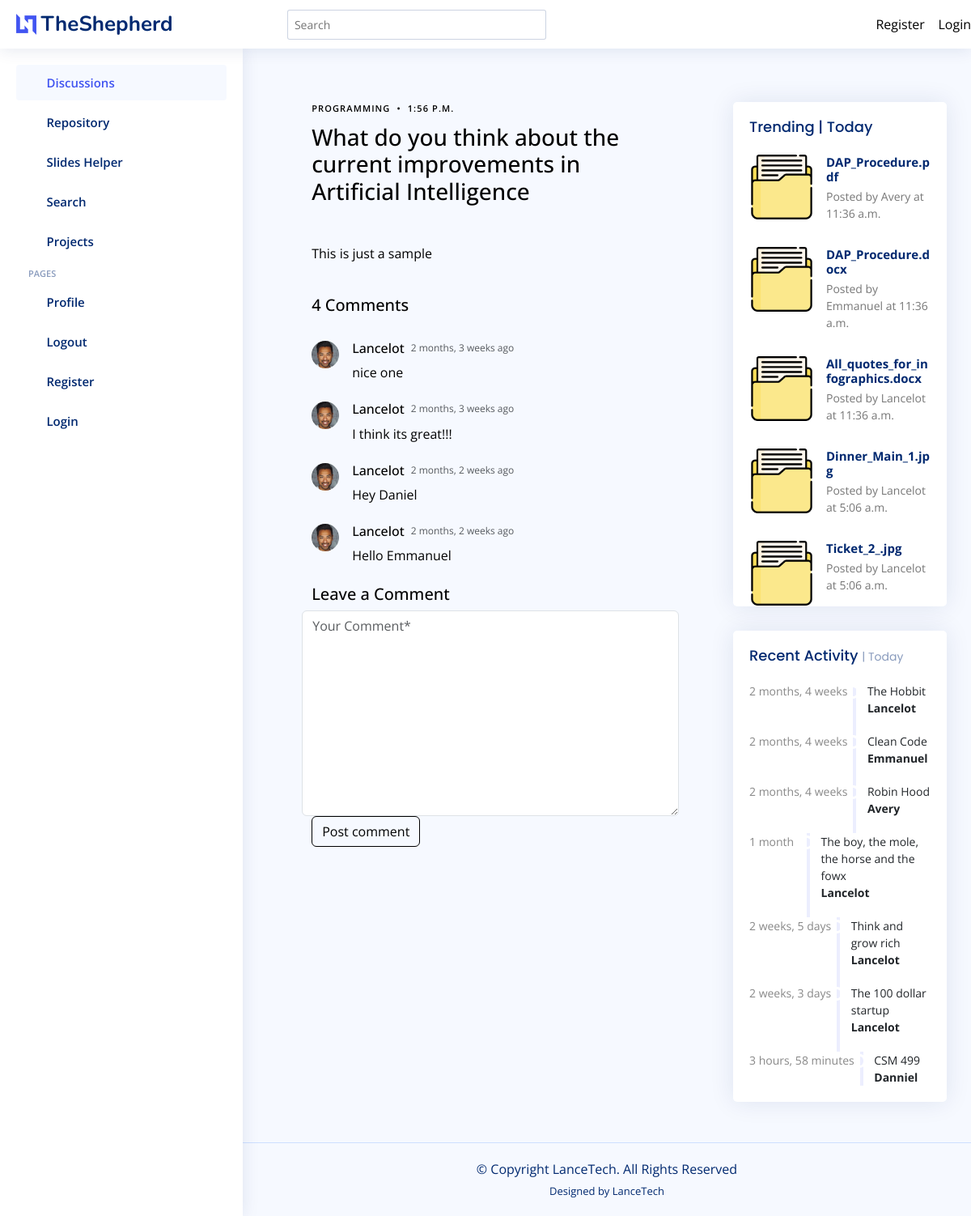
Screenshot of /discussions/9/ with the database file from the repository.
### discussions/models.py (models this page shows, shortened)
class Discussion(models.Model):
    creator = models.ForeignKey(Student, on_delete=models.CASCADE)
    pub_date = models.DateTimeField(blank=False, default=now)
    content = models.CharField(max_length=200)
    description = models.CharField(max_length=1024, blank=True, default='This is just a sample')
    topic = models.CharField(max_length=60,blank=False, default='Programming')
    img = models.ImageField(blank=True, upload_to="images", null=True)
    likes = models.IntegerField(blank=True, default=100)
    dislikes = models.IntegerField(blank=True, default=100)
    num_of_participants = models.IntegerField(blank=True, default=50)

class Comment(models.Model):
    parent = models.ForeignKey('self', on_delete=models.CASCADE, blank=True, null=True)
    discussion = models.ForeignKey(Discussion, on_delete=models.CASCADE)
    author = models.ForeignKey(Student, on_delete=models.CASCADE)
    pub_date = models.DateTimeField("date published")
    comment_text = models.TextField()

class Student(models.Model):
    friend = models.ForeignKey('self', on_delete=models.CASCADE, blank=True, null=True)
    user = models.OneToOneField(User, on_delete=models.CASCADE)
    phone = models.CharField(max_length=10, default='0548932933', blank=True)
    school = models.CharField(max_length=60, default='KNUST', blank=True)
    course = models.CharField(max_length=60, default='Computer Science', blank=True)
    back_img = models.ImageField(blank=True, upload_to="images/profiles", default='images/profiles/testimonial-1_wBDCxRj.jpg')

### repository/models.py (models this page shows)
class File(models.Model):
    owner = models.ForeignKey(Student, on_delete=models.CASCADE, blank=True, null=True)
    file = models.FileField()
    pub_date = models.DateTimeField(blank=False, default=now)
    def __str__(self):
        return self.file.name

### sliders/models.py (models this page shows, shortened)
class Request(models.Model):
    requester = models.ForeignKey(User, on_delete=models.CASCADE)
    file_name = models.CharField(max_length=60)
    pub_date = models.DateTimeField(blank=False, default=now)

### discussions/views.py (the view)
# urls.py: path("<int:pk>/", views.DetailView.as_view(), name="detail"),
class DetailView(generic.DetailView):
    model = Discussion
    template_name = "discussions/details.html"
    def get_context_data(self, *args, **kwargs):
        context = super(DetailView, self).get_context_data(*args, **kwargs)
        context['discussions'] = Discussion.objects.filter(pub_date__lte=timezone.now()).order_by("-pub_date")[:5]
        context['comments'] = Comment.objects.filter(discussion_id=self.kwargs['pk'])#blog__pk=9)#context['blogs'].values('id'))
        context['form'] = CommentForm()
        context['requests'] = Request.objects.all()
        context['latest'] = Discussion.objects.filter(pub_date__lte=timezone.now()).order_by("-pub_date")[:5]
        context['trending'] = File.objects.all()[:5]
        if self.request.user.is_authenticated:
            context['student'] = Student.objects.filter(user=self.request.user)[0]
        return context

### discussions/forms.py
class CommentForm(forms.Form):
    comment_text = forms.CharField(label="comment", widget=forms.Textarea
                    (attrs={'class':'form-control', 'name':'comment', 'placeholder':'Your Comment*'}))

### discussions/templates/discussions/details.html (shortened to what this page needs)
{% extends 'base.html' %}
{% load static %}
{% block content %}
<section class="single-post-content">
  <div class="container">
    <div class="row">
      <div class="col-md-flex post-content" data-aos="fade-up">
        <div class="single-post">
          <div class="post-meta"><span class="date">{{ discussion.topic }}</span> <span class="mx-1">&bullet;</span> <span>{{ discussion.pub_date.time }}</span></div>
          <h3 class="mb-5">{{ discussion.content }}</h3>
          <p>{{ discussion.description }}</p>
        </div>
        <div class="comments">
          <h5 class="comment-title py-4">{{ comments | length }} Comments</h5>
          {% for comment in comments %}
          <div class="comment d-flex">
            <div class="flex-shrink-0">
              <div class="avatar avatar-sm rounded-circle">
                <img class="avatar-img" src="{% static 'assets/img/person-2.jpg' %}" alt="" class="img-fluid">
              </div>
            </div>
            <div class="flex-shrink-1 ms-2 ms-sm-3">
              <div class="comment-meta d-flex">
                <h6 class="me-2">{{ comment.author.user.username }}</h6>
                <span class="text-muted">{{ comment.pub_date | timesince }} ago</span>
              </div>
              <div class="comment-body">
                {{comment.comment_text}}
              </div>
            </div>
          </div>
          <br>
          {% endfor %}
        </div>
        <div>
          <h5 class="comment-title">Leave a Comment</h5>
          <form method="POST" action="{% url 'discussions:post_comment' discussion.id %}">
            <div class="row">
              {{ form.comment_text }}
              <div class="col-4">
                <input type="submit" class="btn btn-primary" value="Post comment">
              </div>
            </div>
          </form>
        </div>
      </div>
    </div>
  </div>
</section>
{% endblock %}
{% block trending %}
<div class="card">
  <div class="filter">
    <a class="icon" href="#" data-bs-toggle="dropdown"><i class="bi bi-three-dots"></i></a>
  </div>
  <div class="card-body pb-0">
    <h5 class="card-title">Trending | Today</span></h5>
    <div class="news">
      {% for trend in trending %}
      <div class="post-item clearfix">
        <img src="{% static 'images/books/file.png' %}" alt="">
        <h4><a href="#">{{ trend }}</a></h4>
        <p>Posted by {{ trend.owner.user.username }} at {{ trend.pub_date.time }}</p>
      </div>
      {% endfor %}
    </div>
  </div>
</div>
{% endblock %}
{% block activity %}
<div class="card">
  <div class="filter">
    <a class="icon" href="#" data-bs-toggle="dropdown"><i class="bi bi-three-dots"></i></a>
  </div>
  <div class="card-body">
    <h5 class="card-title">Recent Activity <span>| Today</span></h5>
    <div class="activity">
      {% for request in requests %}
      <div class="activity-item d-flex">
        <div class="activite-label">{{ request.pub_date | timesince }}</div>
        <i class='bi bi-circle-fill activity-badge text-success align-self-start'></i>
        <div class="activity-content">
          {{ request.file_name }} <br>
          <a href="#" class="fw-bold text-dark">{{ request.requester.username }}</a>
        </div>
      </div>
      {% endfor %}
    </div>
  </div>
</div>
{% endblock %}

### static/assets/css/style.css (style rules this page uses)
:root { scroll-behavior: smooth; }
body { font-family: "Open Sans", sans-serif; background: #f6f9ff; color: #444444; }
a { color: #4154f1; text-decoration: none; }
h1, h2, h3, h4, h5, h6 { font-family: "Nunito", sans-serif; }
.card { margin-bottom: 30px; border: none; border-radius: 5px; box-shadow: 0px 0 30px rgba(1, 41, 112, 0.1); }
.card-title { padding: 20px 0 15px 0; font-size: 18px; font-weight: 500; color: #012970; font-family: "Poppins", sans-serif; }
.card-title span { color: #899bbd; font-size: 14px; font-weight: 400; }
.card-body { padding: 0 20px 20px 20px; }
.dashboard .filter { position: absolute; right: 0px; top: 15px; }
.dashboard .filter .icon { color: #aab7cf; padding-right: 20px; padding-bottom: 5px; transition: 0.3s; font-size: 16px; }
.dashboard .activity { font-size: 14px; }
.dashboard .activity .activity-item .activite-label { color: #888; position: relative; flex-shrink: 0; flex-grow: 0; min-width: 64px; }
.dashboard .activity .activity-item .activite-label::before { content: ""; position: absolute; right: -11px; width: 4px; top: 0; bottom: 0; background-color: #eceefe; }
.dashboard .activity .activity-item .activity-badge { margin-top: 3px; z-index: 1; font-size: 11px; line-height: 0; border-radius: 50%; flex-shrink: 0; border: 3px solid #fff; flex-grow: 0; }
.dashboard .activity .activity-item .activity-content { padding-left: 10px; padding-bottom: 20px; }
.dashboard .activity .activity-item:first-child .activite-label::before { top: 5px; }
.dashboard .activity .activity-item:last-child .activity-content { padding-bottom: 0; }
.dashboard .news .post-item+.post-item { margin-top: 15px; }
.dashboard .news img { width: 80px; float: left; border-radius: 5px; }
.dashboard .news h4 { font-size: 15px; margin-left: 95px; font-weight: bold; margin-bottom: 5px; }
.dashboard .news h4 a { color: #012970; transition: 0.3s; }
.dashboard .news p { font-size: 14px; color: #777777; margin-left: 95px; }

### static/assets/css/main.css (style rules this page uses)
:root { scroll-behavior: smooth; }
body { color: rgba(var(--color-primary-rgb), 1); }
a { color: var(--color-links); text-decoration: none; }
h1, h2, h3, h4, h5, h6 { font-family: var(--font-primary); }
.btn.btn-primary { background-color: var(--color-black); color: var(--color-white); border-color: var(--color-black); }
.post-meta { font-size: 11px; letter-spacing: 0.07rem; text-transform: uppercase; font-weight: 600; font-family: var(--font-secondary); color: rgba(var(--color-black-rgb), 0.4); margin-bottom: 10px; }
.post-content { padding-left: 10%; padding-right: 10%; }
.comment .avatar { position: relative; display: inline-block; width: 3rem; height: 3rem; }
.comment .avatar-img, .comment .avatar-initials, .comment .avatar-placeholder { width: 100%; height: 100%; border-radius: inherit; }
.comment .avatar-img { display: block; -o-object-fit: cover; object-fit: cover; }
.comment .avatar-sm, .comment .avatar-group-sm>.avatar { width: 2.125rem; height: 2.125rem; font-size: 1rem; }
.comment .comment-meta .text-muted, .comment .reply-meta .text-muted { font-family: var(--font-secondary); font-size: 12px; }

### rows the page displays
Discussion: topic "PROGRAMMING", pub_date.time "1:56 P.M.", content "What do you think about the current improvements in Artificial Intelligence", description "This is just a sample"
Comment: author.user.username "Lancelot", pub_date "2 months, 3 weeks", comment_text "nice one"
Comment: author.user.username "Lancelot", pub_date "2 months, 3 weeks", comment_text "I think its great!!!"
Comment: author.user.username "Lancelot", pub_date "2 months, 2 weeks", comment_text "Hey Daniel"
Comment: author.user.username "Lancelot", pub_date "2 months, 2 weeks", comment_text "Hello Emmanuel"
File: file "DAP_Procedure.pdf", owner.user.username "Avery", pub_date.time "11:36 a.m."
File: file "DAP_Procedure.docx", owner.user.username "Emmanuel", pub_date.time "11:36 a.m."
File: file "All_quotes_for_infographics.docx", owner.user.username "Lancelot", pub_date.time "11:36 a.m."
File: file "Dinner_Main_1.jpg", owner.user.username "Lancelot", pub_date.time "5:06 a.m."
File: file "Ticket_2_.jpg", owner.user.username "Lancelot", pub_date.time "5:06 a.m."
Request: pub_date "2 months, 4 weeks", file_name "The Hobbit", requester.username "Lancelot"
Request: pub_date "2 months, 4 weeks", file_name "Clean Code", requester.username "Emmanuel"
Request: pub_date "2 months, 4 weeks", file_name "Robin Hood", requester.username "Avery"
Request: pub_date "1 month", file_name "The boy, the mole, the horse and the fowx", requester.username "Lancelot"
Request: pub_date "2 weeks, 5 days", file_name "Think and grow rich", requester.username "Lancelot"
Request: pub_date "2 weeks, 3 days", file_name "The 100 dollar startup", requester.username "Lancelot"
Request: pub_date "3 hours, 58 minutes", file_name "CSM 499", requester.username "Danniel"

### other values shown
{{ comments | length }} "4"
